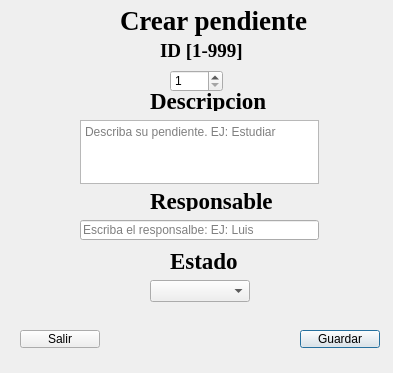
<?xml version="1.0" encoding="UTF-8"?>
<ui version="4.0">
 <class>crearPendiente</class>
 <widget class="QDialog" name="crearPendiente">
  <property name="geometry">
   <rect>
    <x>0</x>
    <y>0</y>
    <width>393</width>
    <height>373</height>
   </rect>
  </property>
  <property name="windowTitle">
   <string>Crear</string>
  </property>
  <property name="windowIcon">
   <iconset theme="QIcon::ThemeIcon::ContactNew"/>
  </property>
  <widget class="QLabel" name="label">
   <property name="geometry">
    <rect>
     <x>120</x>
     <y>0</y>
     <width>251</width>
     <height>41</height>
    </rect>
   </property>
   <property name="font">
    <font>
     <family>Times New Roman</family>
     <pointsize>20</pointsize>
     <italic>false</italic>
     <bold>true</bold>
     <underline>false</underline>
     <strikeout>false</strikeout>
    </font>
   </property>
   <property name="text">
    <string>Crear pendiente</string>
   </property>
  </widget>
  <widget class="QLabel" name="label_2">
   <property name="geometry">
    <rect>
     <x>160</x>
     <y>40</y>
     <width>91</width>
     <height>21</height>
    </rect>
   </property>
   <property name="font">
    <font>
     <family>Times New Roman</family>
     <pointsize>14</pointsize>
     <italic>false</italic>
     <bold>true</bold>
     <underline>false</underline>
     <strikeout>false</strikeout>
    </font>
   </property>
   <property name="text">
    <string>ID [1-999]</string>
   </property>
  </widget>
  <widget class="QLabel" name="label_3">
   <property name="geometry">
    <rect>
     <x>150</x>
     <y>90</y>
     <width>221</width>
     <height>21</height>
    </rect>
   </property>
   <property name="font">
    <font>
     <family>Times New Roman</family>
     <pointsize>17</pointsize>
     <italic>false</italic>
     <bold>true</bold>
     <underline>false</underline>
     <strikeout>false</strikeout>
    </font>
   </property>
   <property name="text">
    <string>Descripcion</string>
   </property>
  </widget>
  <widget class="QLabel" name="label_4">
   <property name="geometry">
    <rect>
     <x>150</x>
     <y>190</y>
     <width>221</width>
     <height>21</height>
    </rect>
   </property>
   <property name="font">
    <font>
     <family>Times New Roman</family>
     <pointsize>17</pointsize>
     <italic>false</italic>
     <bold>true</bold>
     <underline>false</underline>
     <strikeout>false</strikeout>
    </font>
   </property>
   <property name="text">
    <string>Responsable</string>
   </property>
  </widget>
  <widget class="QLabel" name="label_5">
   <property name="geometry">
    <rect>
     <x>170</x>
     <y>250</y>
     <width>191</width>
     <height>21</height>
    </rect>
   </property>
   <property name="font">
    <font>
     <family>Times New Roman</family>
     <pointsize>17</pointsize>
     <italic>false</italic>
     <bold>true</bold>
     <underline>false</underline>
     <strikeout>false</strikeout>
    </font>
   </property>
   <property name="text">
    <string>Estado</string>
   </property>
  </widget>
  <widget class="QLineEdit" name="respLinea">
   <property name="geometry">
    <rect>
     <x>80</x>
     <y>220</y>
     <width>239</width>
     <height>20</height>
    </rect>
   </property>
   <property name="placeholderText">
    <string>Escriba el responsalbe: EJ: Luis</string>
   </property>
  </widget>
  <widget class="QPushButton" name="botonGuardar">
   <property name="geometry">
    <rect>
     <x>300</x>
     <y>330</y>
     <width>80</width>
     <height>18</height>
    </rect>
   </property>
   <property name="cursor">
    <cursorShape>PointingHandCursor</cursorShape>
   </property>
   <property name="text">
    <string>Guardar</string>
   </property>
  </widget>
  <widget class="QSpinBox" name="idLinea">
   <property name="geometry">
    <rect>
     <x>170</x>
     <y>70</y>
     <width>53</width>
     <height>22</height>
    </rect>
   </property>
   <property name="cursor">
    <cursorShape>PointingHandCursor</cursorShape>
   </property>
   <property name="minimum">
    <number>1</number>
   </property>
   <property name="maximum">
    <number>999</number>
   </property>
   <property name="value">
    <number>1</number>
   </property>
  </widget>
  <widget class="QTextEdit" name="descLinea">
   <property name="geometry">
    <rect>
     <x>80</x>
     <y>120</y>
     <width>239</width>
     <height>64</height>
    </rect>
   </property>
   <property name="cursor" stdset="0">
    <cursorShape>IBeamCursor</cursorShape>
   </property>
   <property name="placeholderText">
    <string>Describa su pendiente. EJ: Estudiar</string>
   </property>
  </widget>
  <widget class="QComboBox" name="estadoLinea">
   <property name="geometry">
    <rect>
     <x>150</x>
     <y>280</y>
     <width>100</width>
     <height>22</height>
    </rect>
   </property>
   <property name="cursor">
    <cursorShape>PointingHandCursor</cursorShape>
   </property>
   <property name="toolTipDuration">
    <number>0</number>
   </property>
   <property name="currentText">
    <string/>
   </property>
   <property name="currentIndex">
    <number>-1</number>
   </property>
   <property name="placeholderText">
    <string>Seleccione</string>
   </property>
   <item>
    <property name="text">
     <string>Pendiente</string>
    </property>
   </item>
   <item>
    <property name="text">
     <string>Completado</string>
    </property>
   </item>
   <item>
    <property name="text">
     <string>Abandonado</string>
    </property>
   </item>
  </widget>
  <widget class="QPushButton" name="botonSalir">
   <property name="geometry">
    <rect>
     <x>20</x>
     <y>330</y>
     <width>80</width>
     <height>18</height>
    </rect>
   </property>
   <property name="cursor">
    <cursorShape>PointingHandCursor</cursorShape>
   </property>
   <property name="text">
    <string>Salir</string>
   </property>
  </widget>
 </widget>
 <resources/>
 <connections/>
</ui>
